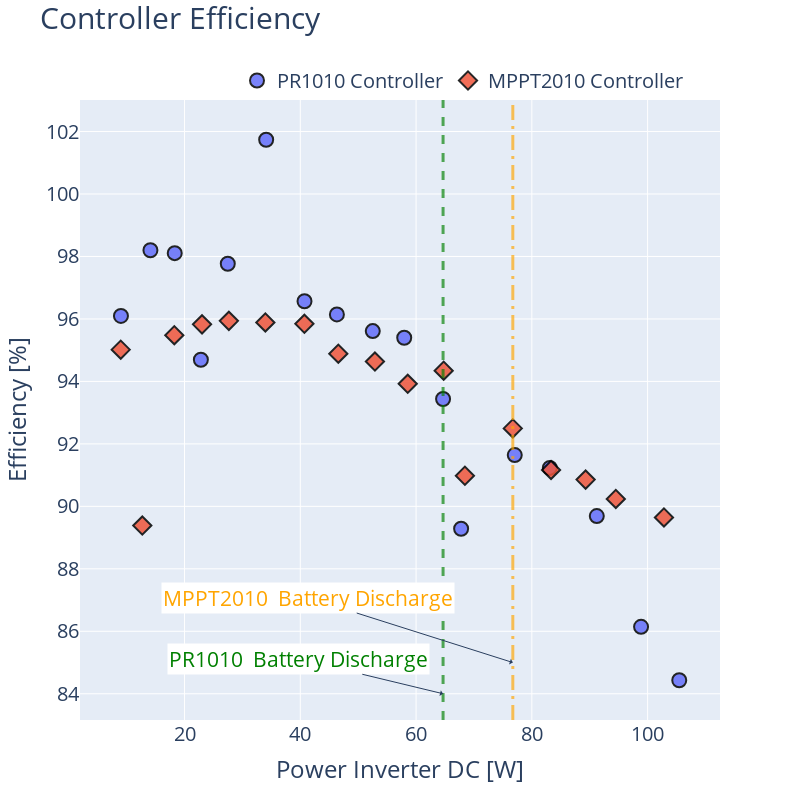

Notebook code for this chart:
### Markdown cell above
# Plot the controller efficiencies

### Code cell
# Plot the controller efficiency of the MPPT and PWM controllers
fig = go.Figure()
fig.add_trace(go.Scatter(x=dfpwm['power_inv_dc'], y=dfpwm['efficiency_controller'], name='PR1010 Controller', mode='markers',marker=dict(size=marker_size, symbol='circle', line=dict(width=2, color='black'), opacity = marker_opacity)))
fig.add_trace(go.Scatter(x=dfmppt['power_inv_dc'], y=dfmppt['efficiency_controller'], name='MPPT2010 Controller', mode='markers', marker=dict(size=marker_size, symbol='diamond', line=dict(width=2, color='black'), opacity = marker_opacity)))
fig.add_vline(x=dfpwm['power_inv_dc'].iloc[pwm_switch_index], line_width=3, line_dash="dash", line_color="green", opacity=0.66)
fig.add_vline(x=dfmppt['power_inv_dc'].iloc[mppt_switch_index], line_width=3, line_dash="longdashdot", line_color="orange", opacity=0.66)
fig.update_layout(title='Controller Efficiency', xaxis_title='Power Inverter DC [W]', yaxis_title='Efficiency [%]')
fig.update_layout(font=dict(size=20))
fig.update_layout(title_font=dict(size=30))
fig.update_layout(width=800,height=800)
fig.update_layout(legend=dict(
    orientation="h",
    yanchor="bottom",
    y=1.0,
    xanchor="right",
    x=0.95
))
fig.add_annotation(x=dfpwm['power_inv_dc'].iloc[pwm_switch_index], y=0.84*100, text="PR1010 \nBattery Discharge", showarrow=True, arrowhead=1, ax=-145, ay=-35, font=dict(size=21, color='green'), bgcolor='white')
fig.add_annotation(x=dfmppt['power_inv_dc'].iloc[mppt_switch_index], y=0.85*100, text="MPPT2010 \nBattery Discharge", showarrow=True, arrowhead=1, ax=-205, ay=-65, font=dict(size=21, color='orange'), bgcolor='white')
fig.update_layout(title=dict(y=0.99))
fig.show()
fig.write_image("./plots/t3/efficiency_controller_offgrid.png")

### Figure 1 — Plotly figure (JSON) as saved in the notebook; plotly's stock layout.template omitted (floating-point values rounded to 4 significant figures)
{"data": [{"marker": {"line": {"color": "black", "width": 2}, "opacity": 0.85, "size": 14, "symbol": "circle"}, "mode": "markers", "name": "PR1010 Controller", "type": "scatter", "x": [9.018, 14.11, 18.31, 22.82, 27.47, 34.1, 40.73, 46.32, 52.52, 57.95, 64.67, 67.78, 77.05, 83.11, 91.22, 98.87, 105.5], "y": [96.1, 98.2, 98.11, 94.69, 97.77, 101.7, 96.57, 96.14, 95.61, 95.4, 93.44, 89.28, 91.64, 91.23, 89.69, 86.14, 84.43]}, {"marker": {"line": {"color": "black", "width": 2}, "opacity": 0.85, "size": 14, "symbol": "diamond"}, "mode": "markers", "name": "MPPT2010 Controller", "type": "scatter", "x": [8.983, 12.7, 18.24, 23.02, 27.66, 33.96, 40.71, 46.57, 52.89, 58.56, 64.77, 68.44, 76.71, 83.32, 89.29, 94.51, 102.8], "y": [95.02, 89.38, 95.48, 95.83, 95.94, 95.89, 95.84, 94.89, 94.64, 93.92, 94.34, 90.98, 92.5, 91.16, 90.86, 90.24, 89.65]}], "layout": {"annotations": [{"arrowhead": 1, "ax": -145, "ay": -35, "bgcolor": "white", "font": {"color": "green", "size": 21}, "showarrow": true, "text": "PR1010 \nBattery Discharge", "x": 64.67, "y": 84}, {"arrowhead": 1, "ax": -205, "ay": -65, "bgcolor": "white", "font": {"color": "orange", "size": 21}, "showarrow": true, "text": "MPPT2010 \nBattery Discharge", "x": 76.71, "y": 85}], "font": {"size": 20}, "height": 800, "legend": {"orientation": "h", "x": 0.95, "xanchor": "right", "y": 1, "yanchor": "bottom"}, "shapes": [{"line": {"color": "green", "dash": "dash", "width": 3}, "opacity": 0.66, "type": "line", "x0": 64.67, "x1": 64.67, "xref": "x", "y0": 0, "y1": 1, "yref": "y domain"}, {"line": {"color": "orange", "dash": "longdashdot", "width": 3}, "opacity": 0.66, "type": "line", "x0": 76.71, "x1": 76.71, "xref": "x", "y0": 0, "y1": 1, "yref": "y domain"}], "title": {"font": {"size": 30}, "text": "Controller Efficiency", "y": 0.99}, "width": 800, "xaxis": {"title": {"text": "Power Inverter DC [W]"}}, "yaxis": {"title": {"text": "Efficiency [%]"}}}}
